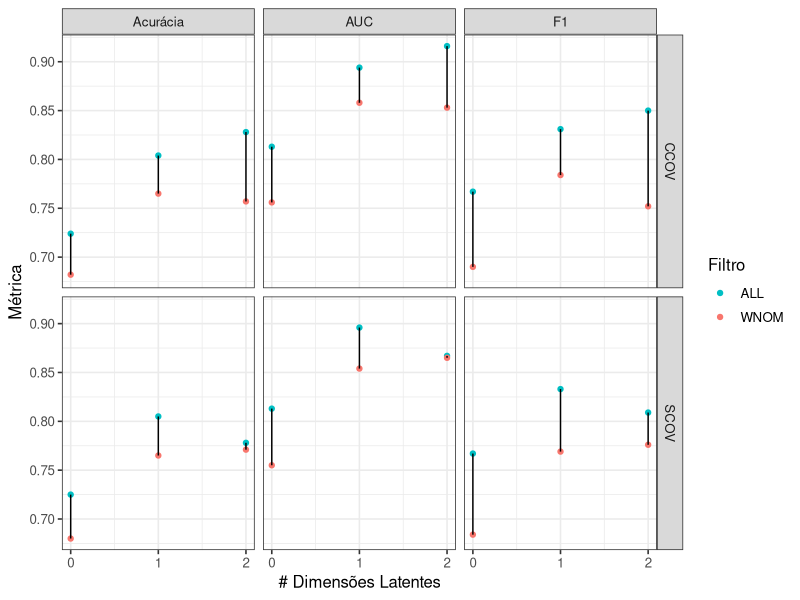
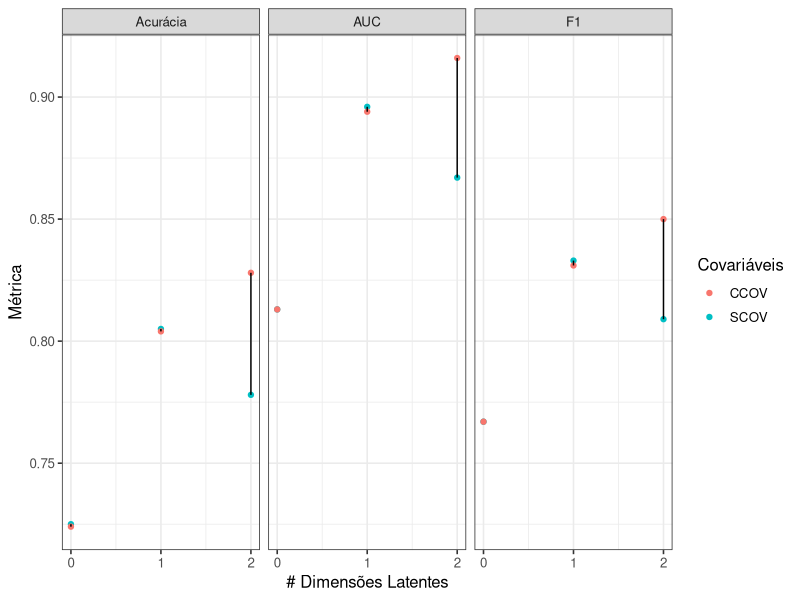
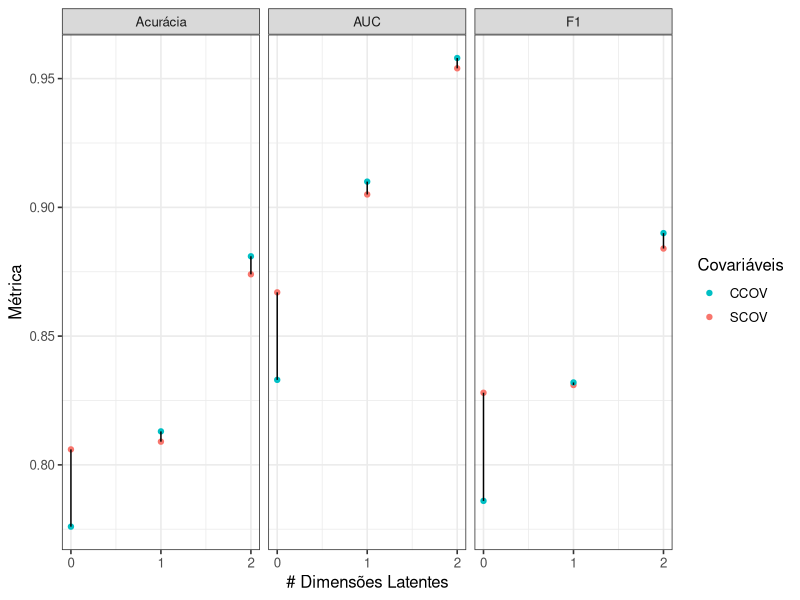
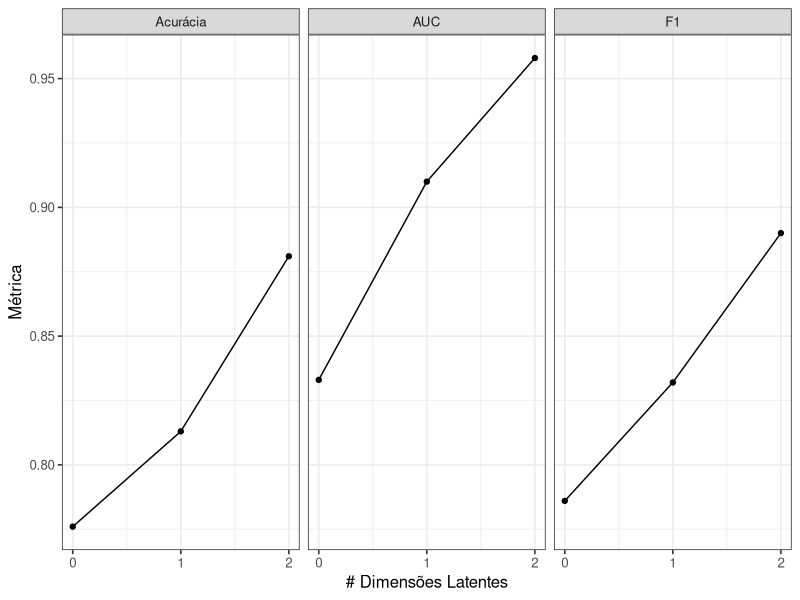
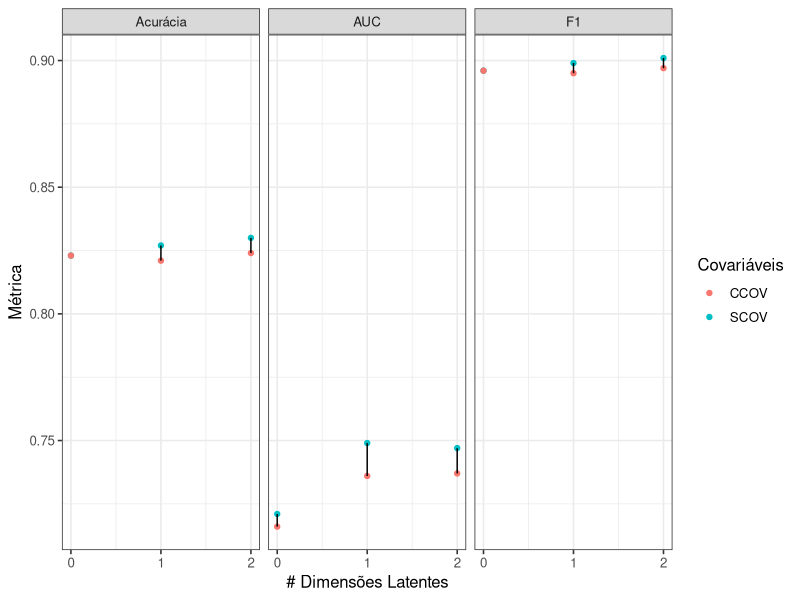
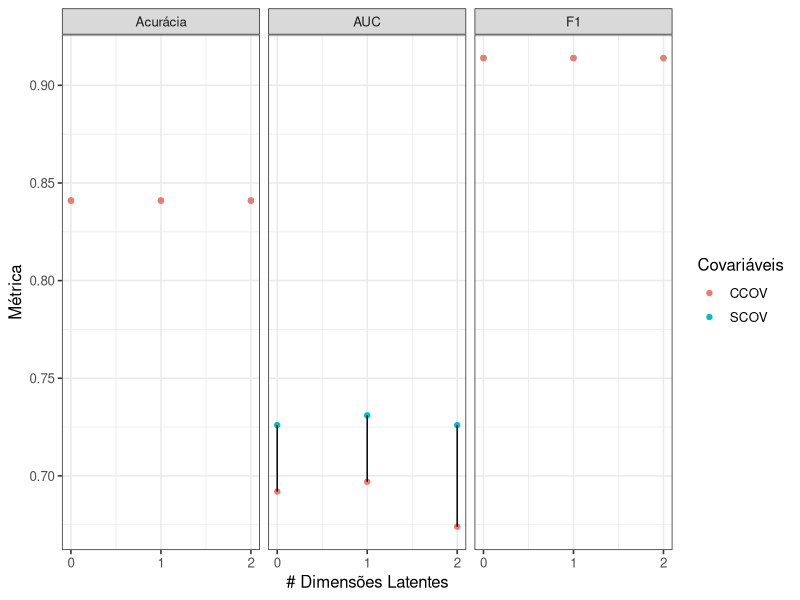

The R script that drew these images, in order:
library(magrittr)
library(dplyr)
library(ggplot2)

diret = 'C:/Users/Maurício/Google Drive/Estudo/Mestrado/Pesquisas/Dissertação/Códigos V4'
setwd(diret)

df = data.frame(
  "dados" = rep(c("D00","D01","D02","D03"),each=12),
  "cov" = rep(c("SCOV","CCOV"),24),
  "filtro" = rep(c("ALL","ALL","WNOM","WNOM"),12),
  "dim" = rep(rep(c(0,1,2),each=4),4),
  "auc" = c(81.3,81.3,75.5,75.6,89.6,89.4,85.4,85.8,86.7,91.6,86.5,85.3,
            72.1,71.6,67.1,69.0,74.9,73.6,72.1,71.7,74.7,73.7,70.3,72.6,
            72.6,69.2,68.4,60.7,73.1,69.7,64.8,59.4,72.6,67.4,68.4,56.8,
            86.7,83.3,83.1,78.1,90.5,91.0,85.2,90.4,95.4,95.8,94.0,94.8),
  "acc" = c(72.5,72.4,68.0,68.2,80.5,80.4,76.5,76.5,77.8,82.8,77.1,75.7,
            82.3,82.3,81.3,81.5,82.7,82.1,82.3,82.3,83.0,82.4,81.8,82.6,
            84.1,84.1,83.6,82.1,84.1,84.1,82.1,80.6,84.1,84.1,83.6,80.6,
            80.6,77.6,77.5,72.5,80.9,81.3,78.0,80.7,87.4,88.1,85.3,86.4),
  "f1" = c(76.7,76.7,68.4,69.0,83.3,83.1,76.9,78.4,80.9,85.0,77.6,75.2,
           89.6,89.6,89.0,89.1,89.9,89.5,89.6,89.7,90.1,89.7,89.5,89.6,
           91.4,91.4,90.8,89.7,91.4,91.4,90.0,89.3,91.4,91.4,90.8,89.3,
           82.8,78.6,79.7,73.6,83.1,83.2,80.3,81.8,88.4,89.0,85.9,87.0)
)

# Transformação
df = df %>%
  mutate(
    auc = auc/100,
    acc = acc/100,
    f1 = f1/100
  )

##### D00

# Gráfico 1
#width=10,height=9
pdf("8.Extra/D00_Perf_FM-COV_1.pdf",width=7,height=6)
df %>%
  filter(dados == "D00") %>%
  select(-dados) %>%
  data.table::as.data.table() %>%
  data.table::melt.data.table(id.vars=c("cov","filtro","dim")) %>%
  as.data.frame() %>%
  mutate(variable = ifelse(variable == "auc","AUC",ifelse(variable == "acc","Acurácia","F1"))) %>%
  ggplot(aes(x=dim,y=value,col=filtro,group=dim))+
  geom_point()+
  geom_line(col="black",size=0.5)+
  facet_grid(rows=vars(cov),cols=vars(variable))+
  xlab("# Dimensões Latentes")+
  ylab("Métrica")+
  scale_color_manual(values=c("ALL"="#00BFC4","WNOM"="#F8766D"))+
  scale_x_continuous(breaks = 0:2)+
  labs(color='Filtro')+
  theme_bw(base_size=12)
dev.off()
# Gráfico 2
pdf("8.Extra/D00_Perf_FM-COV_2.pdf",width=7,height=3)
df %>%
  filter(dados == "D00" & filtro == "ALL") %>%
  select(-c(dados,filtro)) %>%
  data.table::as.data.table() %>%
  data.table::melt.data.table(id.vars=c("cov","dim")) %>%
  as.data.frame() %>%
  mutate(variable = ifelse(variable == "auc","AUC",ifelse(variable == "acc","Acurácia","F1"))) %>%
  ggplot(aes(x=dim,y=value,col=cov,group=dim))+
  geom_point()+
  geom_line(col="black",size=0.5)+
  facet_grid(cols=vars(variable))+
  xlab("# Dimensões Latentes")+
  ylab("Métrica")+
  scale_color_manual(values=c("SCOV"="#00BFC4","CCOV"="#F8766D"))+
  scale_x_continuous(breaks = 0:2)+
  labs(color='Covariáveis')+
  theme_bw(base_size=12)
dev.off()

##### D03

# Gráfico 1
pdf("8.Extra/D03_Perf_FM-COV_1.pdf",width=7,height=3)
df %>%
  filter(dados == "D03" & filtro == "ALL") %>%
  select(-c(dados,filtro)) %>%
  data.table::as.data.table() %>%
  data.table::melt.data.table(id.vars=c("cov","dim")) %>%
  as.data.frame() %>%
  mutate(variable = ifelse(variable == "auc","AUC",ifelse(variable == "acc","Acurácia","F1"))) %>%
  ggplot(aes(x=dim,y=value,col=cov,group=dim))+
  geom_point()+
  geom_line(col="black",size=0.5)+
  facet_grid(cols=vars(variable))+
  xlab("# Dimensões Latentes")+
  ylab("Métrica")+
  scale_color_manual(values=c("SCOV"="#F8766D","CCOV"="#00BFC4"))+
  scale_x_continuous(breaks = 0:2)+
  labs(color='Covariáveis')+
  theme_bw(base_size=12)
dev.off()
# Gráfico 2
pdf("8.Extra/D03_Perf_FM-COV_2.pdf",width=7,height=3)
df %>%
  filter(dados == "D03" & filtro == "ALL" & cov == "CCOV") %>%
  select(-c(dados,filtro,cov)) %>%
  data.table::as.data.table() %>%
  data.table::melt.data.table(id.vars=c("dim")) %>%
  as.data.frame() %>%
  mutate(variable = ifelse(variable == "auc","AUC",ifelse(variable == "acc","Acurácia","F1"))) %>%
  ggplot(aes(x=dim,y=value))+
  geom_point()+
  geom_line(col="black",size=0.5)+
  facet_grid(cols=vars(variable))+
  xlab("# Dimensões Latentes")+
  ylab("Métrica")+
  scale_x_continuous(breaks = 0:2)+
  theme_bw(base_size=12)
dev.off()

##### D01

# Gráfico 1
pdf("8.Extra/D01_Perf_FM-COV_1.pdf",width=7,height=3)
df %>%
  filter(dados == "D01" & filtro == "ALL") %>%
  select(-dados,-filtro) %>%
  data.table::as.data.table() %>%
  data.table::melt.data.table(id.vars=c("cov","dim")) %>%
  as.data.frame() %>%
  mutate(variable = ifelse(variable == "auc","AUC",ifelse(variable == "acc","Acurácia","F1"))) %>%
  ggplot(aes(x=dim,y=value,col=cov,group=dim))+
  geom_point()+
  geom_line(col="black",size=0.5)+
  facet_grid(cols=vars(variable))+
  xlab("# Dimensões Latentes")+
  ylab("Métrica")+
  scale_color_manual(values=c("SCOV"="#00BFC4","CCOV"="#F8766D"))+
  scale_x_continuous(breaks = 0:2)+
  labs(color='Covariáveis')+
  theme_bw(base_size=12)
dev.off()

##### D02

# Gráfico 1
pdf("8.Extra/D02_Perf_FM-COV_1.pdf",width=7,height=3)
df %>%
  filter(dados == "D02" & filtro == "ALL") %>%
  select(-dados,-filtro) %>%
  data.table::as.data.table() %>%
  data.table::melt.data.table(id.vars=c("cov","dim")) %>%
  as.data.frame() %>%
  mutate(variable = ifelse(variable == "auc","AUC",ifelse(variable == "acc","Acurácia","F1"))) %>%
  ggplot(aes(x=dim,y=value,col=cov,group=dim))+
  geom_point()+
  geom_line(col="black",size=0.5)+
  facet_grid(cols=vars(variable))+
  xlab("# Dimensões Latentes")+
  ylab("Métrica")+
  scale_color_manual(values=c("SCOV"="#00BFC4","CCOV"="#F8766D"))+
  scale_x_continuous(breaks = 0:2)+
  labs(color='Covariáveis')+
  theme_bw(base_size=12)
dev.off()
